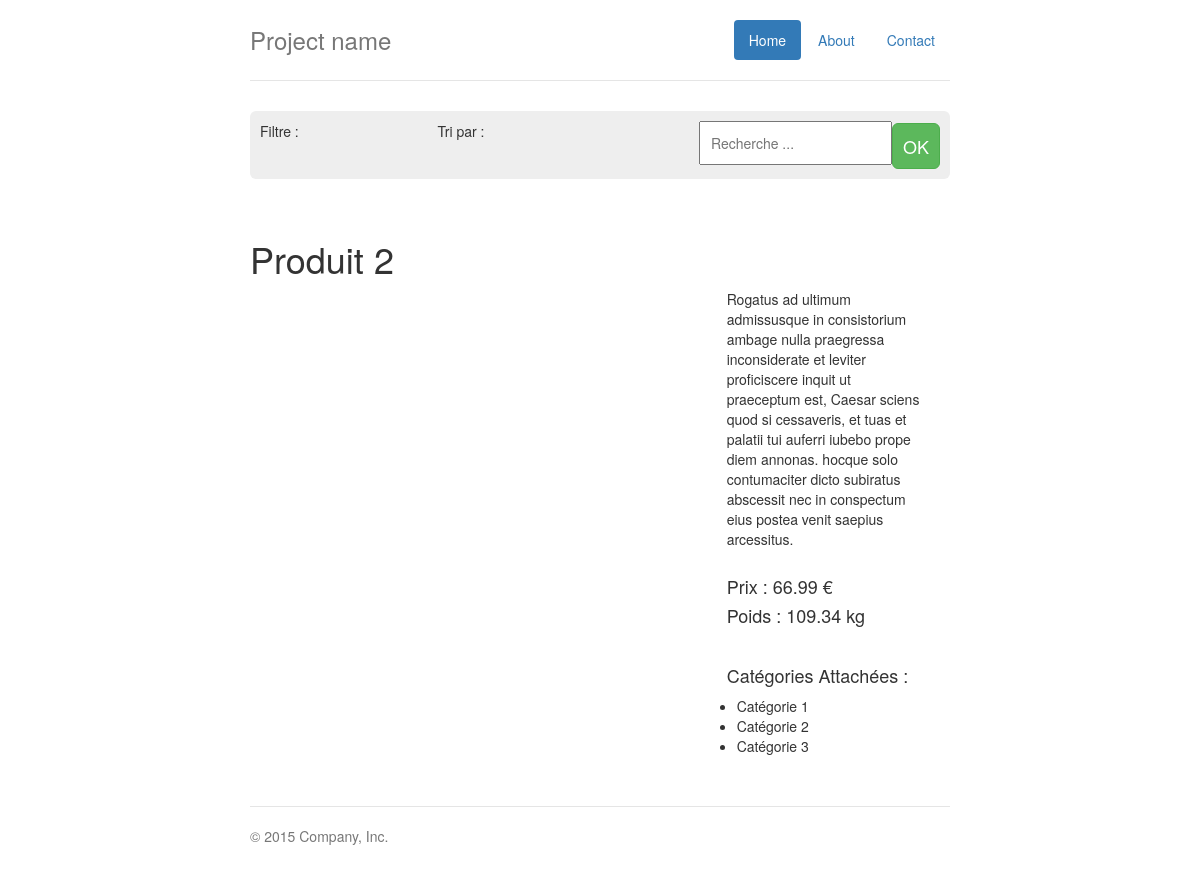
The page /produit/2/ on the database its author committed.
### produits/models.py (models this page shows, shortened)
class Produit(models.Model):
    title = models.CharField(max_length = 255)
    description = models.TextField()
    prix = models.FloatField()
    poids = models.FloatField()
    tags = models.ManyToManyField('Tag')
    categories = models.ManyToManyField('Categorie')
    visible = models.BooleanField(default=True)
    class Meta:
        ordering = ('title',)

class Categorie(models.Model):
    categorie = models.CharField(max_length = 255)
    def __unicode__(self):
        return "%s" % (self.categorie)
    class Meta:
        ordering = ('categorie',)

### produits/views.py (the view)
# urls.py: url(r'^(?P<pk>[0-9]+)/$', views.DetailView.as_view(), name='detail'),
class DetailView(generic.DetailView):
    model = Produit
    template_name = 'produit/detail.html'
    context_object_name = 'product'

### produits/templates/produit/detail.html (shortened to what this page needs)
{% extends "base.html" %}
{% block content %}
	{% if product %}
	    <h1>{{ product.title }}</h1>
	    <div class="col-lg-12">
		    <div class="col-lg-8">
		    </div>
		    <div class="col-lg-4">
		    	<p>{{ product.description }}</p>
		    	<h4>Prix : {{ product.prix }} €</h4>
		    	<h4>Poids : {{ product.poids }} kg</h4>
		    	<br/>
		    	<h4>Catégories Attachées :</h4>
		    	<ul style="padding: 0px 10px 0">
		    		{% for cat in product.categories.all %}
		    		<li>{{ cat }}</li>
		    		{% endfor %}
		    </div>
	    </div>
	{% else %}
	    <p>Impossible de trouver le produit demandé</p>
	{% endif %}
{% endblock %}

### produits/templates/base.html (shortened to what this page needs)
{% load staticfiles %}
<!DOCTYPE html>
<html lang="en"><head>
    <link href="{% static 'css/bootstrap.css' %}" rel="stylesheet">
    <link href="{% static 'css/jumbotron-narrow.css' %}" rel="stylesheet">
    <link href="{% static 'css/style.css' %}" rel="stylesheet">
    <link href="{% static 'css/ie10-viewport-bug-workaround.css' %}" rel="stylesheet">
  </head>
  <body>
    <div class="container">
      <div class="header clearfix">
        <nav>
          <ul class="nav nav-pills pull-right">
            <li role="presentation" class="active"><a href="#">Home</a></li>
            <li role="presentation"><a href="#">About</a></li>
            <li role="presentation"><a href="#">Contact</a></li>
          </ul>
        </nav>
        <h3 class="text-muted">Project name</h3>
      </div>
      <div class="jumbotron">
        <div class="row">
	        <div class="col-md-3">Filtre : </div>
	        <div class="col-md-3">Tri par : </div>
	        <div class="col-md-6">
	        	<a class="btn btn-lg btn-success" href="#" role="button">OK</a>
	        	<input type="text" name="search" placeholder="Recherche ..." id="search" />
	        </div>
	    </div>
      </div>
      <div class="row marketing">
        {% block content %}{% endblock %}
      </div>
      <footer class="footer">
        <p>© 2015 Company, Inc.</p>
      </footer>
    </div>
</body>
</html>

### produits/static/css/jumbotron-narrow.css (style rules this page uses)
body { padding-top: 20px; padding-bottom: 20px; }
.header, .marketing, .footer { padding-right: 15px; padding-left: 15px; }
.header { padding-bottom: 20px; border-bottom: 1px solid #e5e5e5; }
.header h3 { margin-top: 0; margin-bottom: 0; line-height: 40px; }
.footer { padding-top: 19px; color: #777; border-top: 1px solid #e5e5e5; }
@media (min-width: 768px) { .container { max-width: 730px; } }
.jumbotron { text-align: center; border-bottom: 1px solid #e5e5e5; }
.jumbotron .btn { padding: 14px 24px; font-size: 21px; }
.marketing { margin: 40px 0; }
.marketing p + h4 { margin-top: 28px; }
@media screen and (min-width: 768px) { .header, .marketing, .footer { padding-right: 0; padding-left: 0; } }
@media screen and (min-width: 768px) { .header { margin-bottom: 30px; } }
@media screen and (min-width: 768px) { .jumbotron { border-bottom: 0; } }

### produits/static/css/style.css (style rules this page uses)
.container .jumbotron, .container-fluid .jumbotron { padding: 10px; text-align: left; }
.jumbotron .btn { padding: 10px; font-size: 18px; float: right; margin-top: 2px }
#search { padding: 10px; float: right; }

### rows shown on the page
Produit: title "Produit 2", description "Rogatus ad ultimum admissusque in consistorium ambage nulla praegressa inconsiderate et leviter proficiscere inquit ut praeceptum est, Caesar sciens quod si cessaveris, et tuas et palatii tui auferri iubebo prope diem annonas. hocque solo contumaciter dicto subiratus abscessit nec in conspectum eius postea venit saepius arcessitus.", prix "66.99", poids "109.34"
Categorie: categorie "Catégorie 1"
Categorie: categorie "Catégorie 2"
Categorie: categorie "Catégorie 3"
